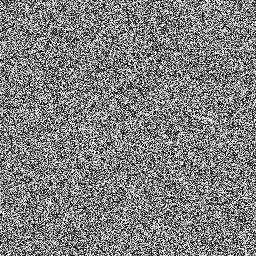
#> input picture v1 - Original Idea/Analysis of v1/Avalanche Test/Images/base_random_noise_seed42.png, 256 x 256 px; its folder holds only this picture in this run
$ python test.py --image-dir Images
#> lines starting #> are read from the running program, lines starting #| are printed output that depends on the picture
from __future__ import annotations

import argparse
import csv
import json
from itertools import combinations
from pathlib import Path

import numpy as np
from PIL import Image


class DrawChaoticRNG:
    _MASK64 = (1 << 64) - 1
    _INIT_STATE = (
        0x243F6A8885A308D3,
        0x13198A2E03707344,
        0xA4093822299F31D0,
        0x082EFA98EC4E6C89,
    )
    _MIX_CONSTS = (
        0x9E3779B97F4A7C15,
        0xD1B54A32D192ED03,
        0x94D049BB133111EB,
        0xBF58476D1CE4E5B9,
        0xDB4F0B9175AE2165,
        0xA24BAED4963EE407,
    )
    _WEYL = 0x61C8864680B583EB

    def __init__(self, image_path: str | Path, warmup_rounds: int = 256) -> None:
        self.image_path = Path(image_path)
        if not self.image_path.is_file():
            raise FileNotFoundError(f"Image not found: {self.image_path}")
        if warmup_rounds < 0:
            raise ValueError("warmup_rounds must be non-negative")

        img = Image.open(self.image_path).convert("L")
        self.img = np.array(img, dtype=np.uint8)
        self.entropy = self._compute_entropy(self.img)
        self.feature_names, self.feature_streams = self._extract_feature_streams(self.img)
        self.feature_word_count = sum(len(stream) for stream in self.feature_streams)
        self.state = self._initialize_state(self.feature_streams, self.entropy)
        self.weyl = self._mix64(self.feature_word_count + int(round(self.entropy * 1_000_000)))
        self.counter = 0

        for _ in range(warmup_rounds):
            self._step()

    @staticmethod
    def _compute_entropy(img: np.ndarray) -> float:
        hist = np.bincount(img.ravel(), minlength=256).astype(np.float64)
        probs = hist / hist.sum()
        probs = probs[probs > 0]
        return float(-np.sum(probs * np.log2(probs)))

    @classmethod
    def _rotl64(cls, value: int, shift: int) -> int:
        shift &= 63
        value &= cls._MASK64
        return ((value << shift) | (value >> (64 - shift))) & cls._MASK64

    @classmethod
    def _mix64(cls, value: int) -> int:
        value &= cls._MASK64
        value ^= value >> 30
        value = (value * 0xBF58476D1CE4E5B9) & cls._MASK64
        value ^= value >> 27
        value = (value * 0x94D049BB133111EB) & cls._MASK64
        value ^= value >> 31
        return value & cls._MASK64

    @classmethod
    def _bytes_to_words(cls, payload: bytes, domain: int) -> tuple[int, ...]:
        framed = bytearray()
        framed.extend((domain & cls._MASK64).to_bytes(8, "big"))
        framed.extend(len(payload).to_bytes(8, "big"))
        framed.extend(payload)

        pad = cls._mix64(domain ^ len(payload) ^ cls._WEYL)
        while len(framed) % 8 != 0:
            pad = cls._mix64(pad + cls._MIX_CONSTS[len(framed) % len(cls._MIX_CONSTS)])
            framed.append(pad & 0xFF)

        return tuple(
            int.from_bytes(framed[index : index + 8], "big") & cls._MASK64
            for index in range(0, len(framed), 8)
        )

    @classmethod
    def _extract_feature_streams(
        cls, img: np.ndarray
    ) -> tuple[tuple[str, ...], tuple[tuple[int, ...], ...]]:
        flat = img.reshape(-1).astype(np.uint8)
        if flat.size == 0:
            flat = np.array([0], dtype=np.uint8)

        flat16 = flat.astype(np.uint16)
        flat32 = flat.astype(np.int32)

        next_flat = np.roll(flat32, -1)
        next_flat[-1] = flat32[0]
        flat_diff = ((next_flat - flat32) & 0xFF).astype(np.uint8)

        next2_flat = np.roll(flat32, -2)
        next2_flat[-2:] = flat32[:2]
        second_diff = ((next2_flat - flat32) & 0xFF).astype(np.uint8)

        paired = flat
        if paired.size % 2 == 1:
            paired = np.concatenate((paired, paired[:1]))
        lhs = paired[0::2].astype(np.uint16)
        rhs = paired[1::2].astype(np.uint16)
        pair_sum = ((lhs + rhs) & 0xFF).astype(np.uint8)
        pair_xor = (lhs ^ rhs).astype(np.uint8)
        pair_mix = ((3 * lhs + 5 * rhs + (lhs ^ rhs)) & 0xFF).astype(np.uint8)

        hdiff = ((np.diff(img.astype(np.int16), axis=1) + 256) & 0xFF).astype(np.uint8)
        vdiff = ((np.diff(img.astype(np.int16), axis=0) + 256) & 0xFF).astype(np.uint8)
        spatial = np.concatenate((hdiff.ravel(), vdiff.ravel()))
        if spatial.size == 0:
            spatial = flat.copy()

        histogram = np.bincount(flat, minlength=256).astype(np.uint32)
        weighted = ((flat16 * np.arange(1, flat.size + 1, dtype=np.uint16)) & 0xFF).astype(np.uint8)

        named_payloads = (
            ("flat_pixels", flat.tobytes()),
            ("adjacent_diff", flat_diff.tobytes()),
            ("second_diff", second_diff.tobytes()),
            ("pair_sum", pair_sum.tobytes()),
            ("pair_xor", pair_xor.tobytes()),
            ("pair_mix", pair_mix.tobytes()),
            ("spatial_diff", spatial.tobytes()),
            ("histogram", histogram.tobytes()),
            ("position_weighted", weighted.tobytes()),
        )

        feature_names = tuple(name for name, _ in named_payloads)
        feature_streams = tuple(
            cls._bytes_to_words(payload, domain=0xA5A5A5A500000000 | index)
            for index, (_, payload) in enumerate(named_payloads, start=1)
        )
        return feature_names, feature_streams

    @classmethod
    def _scramble_state(cls, state: list[int], injection: int, rounds: int = 2) -> None:
        for round_index in range(rounds):
            a, b, c, d = state
            round_key = cls._mix64(
                injection + cls._MIX_CONSTS[round_index % len(cls._MIX_CONSTS)] + round_index
            )
            a = cls._mix64((a + cls._rotl64(b, 7) + round_key) & cls._MASK64)
            b = cls._mix64((b ^ cls._rotl64(c + round_key, 19) ^ a) & cls._MASK64)
            c = cls._mix64((c + cls._rotl64(d, 31) + (a ^ round_key)) & cls._MASK64)
            d = cls._mix64((d ^ cls._rotl64(a + b + round_key, 43) ^ c) & cls._MASK64)
            state[:] = [a, b, c, d]
            injection = (round_key + cls._rotl64(d, 11) + round_index) & cls._MASK64

    @classmethod
    def _initialize_state(
        cls, feature_streams: tuple[tuple[int, ...], ...], entropy: float
    ) -> list[int]:
        state = list(cls._INIT_STATE)
        entropy_word = cls._mix64(int(round(entropy * 1_000_000)))

        for stream_index, stream in enumerate(feature_streams):
            stream_acc = cls._mix64(
                entropy_word ^ cls._MIX_CONSTS[stream_index % len(cls._MIX_CONSTS)] ^ len(stream)
            )
            for word_index, word in enumerate(stream):
                lane = (stream_index + word_index) & 3
                injection = cls._mix64(
                    (
                        word
                        + cls._rotl64(stream_acc, (word_index * 7 + stream_index * 13) & 63)
                        + ((word_index + 1) * cls._MIX_CONSTS[(stream_index + 1) % len(cls._MIX_CONSTS)])
                    )
                    & cls._MASK64
                )
                state[lane] = (
                    state[lane]
                    + injection
                    + cls._rotl64(state[(lane - 1) & 3], 21)
                    + cls._MIX_CONSTS[lane]
                ) & cls._MASK64
                state[(lane + 1) & 3] ^= cls._rotl64(injection + state[lane], 17)
                state[(lane + 2) & 3] = (
                    state[(lane + 2) & 3]
                    + (injection ^ cls._rotl64(state[(lane + 1) & 3], 9))
                ) & cls._MASK64
                state[(lane + 3) & 3] = cls._mix64(
                    state[(lane + 3) & 3] ^ injection ^ word_index ^ (stream_index << 32)
                )
                stream_acc = cls._mix64(stream_acc ^ injection ^ word)

            cls._scramble_state(state, stream_acc ^ stream_index, rounds=3)

        return [
            lane if lane != 0 else cls._MIX_CONSTS[index]
            for index, lane in enumerate(state)
        ]

    def _step(self) -> None:
        inject = (self.weyl + self.counter * self._MIX_CONSTS[0]) & self._MASK64

        for stream_index, stream in enumerate(self.feature_streams):
            lane = stream_index & 3
            shift = (stream_index * 11 + 5) & 63
            idx = (
                self.counter
                + self._rotl64(self.state[lane], shift)
                + self._rotl64(self.state[(lane + 1) & 3], shift + 9)
                + self._MIX_CONSTS[stream_index % len(self._MIX_CONSTS)]
            ) % len(stream)
            word = stream[idx]
            inject = self._mix64(
                (
                    inject
                    + (word * self._MIX_CONSTS[(stream_index + 2) % len(self._MIX_CONSTS)])
                    + self._rotl64(self.state[(lane + 2) & 3] ^ word, shift + 17)
                )
                & self._MASK64
            )

        a, b, c, d = self.state
        t0 = (a + self._rotl64(b, 7) + inject + self._MIX_CONSTS[1]) & self._MASK64
        t1 = (b ^ self._rotl64(c + inject, 17) ^ self._MIX_CONSTS[2]) & self._MASK64
        t2 = (
            c
            + self._rotl64(d, 29)
            + ((inject * self._MIX_CONSTS[3]) & self._MASK64)
            + self._MIX_CONSTS[4]
        ) & self._MASK64
        t3 = (
            d
            ^ self._rotl64(a + inject, 41)
            ^ self._MIX_CONSTS[5]
            ^ self.counter
        ) & self._MASK64

        self.state[0] = self._mix64(t0 ^ ((t2 * self._MIX_CONSTS[0]) & self._MASK64))
        self.state[1] = self._mix64((t1 + self._rotl64(t3, 11) + inject) & self._MASK64)
        self.state[2] = self._mix64(
            (t2 ^ self._rotl64(self.state[0], 23) ^ ((t0 * self._MIX_CONSTS[2]) & self._MASK64))
            & self._MASK64
        )
        self.state[3] = self._mix64(
            (t3 + self._rotl64(self.state[1], 37) + (self.state[0] ^ self.state[2]) + self.weyl)
            & self._MASK64
        )

        self.weyl = (self.weyl + self._WEYL) & self._MASK64
        self.counter += 1

    def _next_word(self) -> int:
        self._step()
        a, b, c, d = self.state
        folded = (
            a
            + self._rotl64(b, 9)
            + self._rotl64(c, 21)
            + self._rotl64(d, 33)
            + self.weyl
            + self.counter * self._MIX_CONSTS[1]
        ) & self._MASK64
        return self._mix64(
            folded ^ ((b * self._MIX_CONSTS[3]) & self._MASK64) ^ self._rotl64(c + d, 27)
        )

    def random_bytes(self, n: int) -> bytes:
        if n < 0:
            raise ValueError("n must be non-negative")
        output = bytearray()
        while len(output) < n:
            output.extend(self._next_word().to_bytes(8, "big"))
        return bytes(output[:n])


def iter_images(folder: Path, recursive: bool = False):
    patterns = ("*.png", "*.jpg", "*.jpeg", "*.bmp", "*.tif", "*.tiff", "*.webp")
    paths = set()
    if recursive:
        for pattern in patterns:
            paths.update(p for p in folder.rglob(pattern) if p.is_file())
    else:
        for pattern in patterns:
            paths.update(p for p in folder.glob(pattern) if p.is_file())
    return sorted(paths)


def run_single_image(image_path: Path, num_bytes: int, warmup: int) -> dict[str, str | int]:
    rng = DrawChaoticRNG(image_path, warmup_rounds=warmup)
    output_bytes = rng.random_bytes(num_bytes)
    return {
        "name": image_path.stem,
        "filename": image_path.name,
        "path": str(image_path.resolve()),
        "entropy": f"{rng.entropy:.12f}",
        "feature_streams": len(rng.feature_streams),
        "feature_words": rng.feature_word_count,
        "num_bytes": num_bytes,
        "hex": output_bytes.hex(),
    }


def write_outputs_csv(rows: list[dict[str, str | int]], output_csv: Path) -> None:
    output_csv.parent.mkdir(parents=True, exist_ok=True)
    fieldnames = [
        "name",
        "filename",
        "path",
        "entropy",
        "feature_streams",
        "feature_words",
        "num_bytes",
        "hex",
    ]
    with output_csv.open("w", newline="", encoding="utf-8") as f:
        writer = csv.DictWriter(f, fieldnames=fieldnames)
        writer.writeheader()
        writer.writerows(rows)


def hex_to_bytes(s: str) -> bytes:
    s = s.strip().lower().replace("0x", "").replace(" ", "")
    if len(s) % 2 != 0:
        raise ValueError(f"Hex string has odd length: {len(s)}")
    return bytes.fromhex(s)


def bit_hamming_distance(a: bytes, b: bytes) -> int:
    if len(a) != len(b):
        raise ValueError(f"Length mismatch: {len(a)} vs {len(b)}")
    return sum((x ^ y).bit_count() for x, y in zip(a, b))


def byte_hamming_distance(a: bytes, b: bytes) -> int:
    if len(a) != len(b):
        raise ValueError(f"Length mismatch: {len(a)} vs {len(b)}")
    return sum(1 for x, y in zip(a, b) if x != y)


def compute_hamming_rows(output_rows: list[dict[str, str | int]]) -> list[dict[str, str | int | float]]:
    pairs = []
    data = [(str(r["name"]), hex_to_bytes(str(r["hex"]))) for r in output_rows]
    if len(data) < 2:
        return pairs

    byte_len = len(data[0][1])
    if any(len(b) != byte_len for _, b in data):
        raise ValueError("All outputs must have the same byte length")

    bit_total = byte_len * 8
    for (name1, b1), (name2, b2) in combinations(data, 2):
        bit_hd = bit_hamming_distance(b1, b2)
        byte_hd = byte_hamming_distance(b1, b2)
        pairs.append({
            "image_a": name1,
            "image_b": name2,
            "bytes_compared": byte_len,
            "bits_compared": bit_total,
            "bit_hamming_distance": bit_hd,
            "bit_hamming_ratio": round(bit_hd / bit_total, 6),
            "byte_hamming_distance": byte_hd,
            "byte_hamming_ratio": round(byte_hd / byte_len, 6),
        })
    return pairs


def write_hamming_csv(rows: list[dict[str, str | int | float]], output_csv: Path) -> None:
    output_csv.parent.mkdir(parents=True, exist_ok=True)
    with output_csv.open("w", newline="", encoding="utf-8") as f:
        writer = csv.DictWriter(
            f,
            fieldnames=[
                "image_a",
                "image_b",
                "bytes_compared",
                "bits_compared",
                "bit_hamming_distance",
                "bit_hamming_ratio",
                "byte_hamming_distance",
                "byte_hamming_ratio",
            ],
        )
        writer.writeheader()
        writer.writerows(rows)


def build_matrix(hamming_rows: list[dict[str, str | int | float]], value_column: str):
    names = sorted({str(row["image_a"]) for row in hamming_rows} | {str(row["image_b"]) for row in hamming_rows})
    matrix = {a: {b: "" for b in names} for a in names}
    for name in names:
        matrix[name][name] = "0"
    for row in hamming_rows:
        a = str(row["image_a"])
        b = str(row["image_b"])
        value = str(row[value_column])
        matrix[a][b] = value
        matrix[b][a] = value
    return names, matrix


def write_matrix_csv(names, matrix, out_path: Path) -> None:
    out_path.parent.mkdir(parents=True, exist_ok=True)
    with out_path.open("w", encoding="utf-8", newline="") as f:
        writer = csv.writer(f)
        writer.writerow(["image"] + names)
        for a in names:
            writer.writerow([a] + [matrix[a][b] for b in names])


def write_matrix_html(names, matrix, out_path: Path, title: str) -> None:
    def bg_color(value: str) -> str:
        if value == "":
            return "#ffffff"
        try:
            x = float(value)
        except ValueError:
            return "#ffffff"
        x = max(0.0, min(1.0, x))
        r = 255
        g = int(255 * (1.0 - x))
        b = int(255 * (1.0 - x))
        return f"rgb({r},{g},{b})"

    html = []
    html.append("<!doctype html>")
    html.append("<html><head><meta charset='utf-8'>")
    html.append(f"<title>{title}</title>")
    html.append("""
<style>
body { font-family: Arial, sans-serif; margin: 24px; }
table { border-collapse: collapse; font-size: 13px; }
th, td { border: 1px solid #ccc; padding: 6px 8px; text-align: center; min-width: 88px; }
th:first-child, td:first-child { text-align: left; position: sticky; left: 0; background: #f7f7f7; }
thead th { position: sticky; top: 0; background: #f0f0f0; }
.wrapper { overflow: auto; max-width: 100%; max-height: 85vh; border: 1px solid #ddd; }
.caption { margin-bottom: 12px; color: #333; }
.meta { margin: 8px 0 16px; color: #555; }
code { background: #f5f5f5; padding: 2px 4px; }
</style>
</head><body>
""")
    html.append(f"<h2>{title}</h2>")
    html.append("<div class='caption'>Darker red means larger value.</div>")
    html.append(f"<div class='meta'>Metric shown in cells: <code>{title}</code></div>")
    html.append("<div class='wrapper'><table>")
    html.append("<thead><tr><th>image</th>" + "".join(f"<th>{n}</th>" for n in names) + "</tr></thead>")
    html.append("<tbody>")
    for a in names:
        row_html = [f"<tr><td>{a}</td>"]
        for b in names:
            v = matrix[a][b]
            color = bg_color(v)
            row_html.append(f"<td style='background:{color}'>{v}</td>")
        row_html.append("</tr>")
        html.append("".join(row_html))
    html.append("</tbody></table></div></body></html>")
    out_path.write_text("".join(html), encoding="utf-8")


def write_summary_json(
    output_rows: list[dict[str, str | int]],
    hamming_rows: list[dict[str, str | int | float]],
    out_path: Path,
    value_column: str,
) -> None:
    summary = {
        "image_count": len(output_rows),
        "pairwise_comparisons": len(hamming_rows),
        "metric_for_matrix": value_column,
        "images": [str(r["name"]) for r in output_rows],
    }
    if hamming_rows:
        values = [float(r[value_column]) for r in hamming_rows]
        summary["min_metric"] = min(values)
        summary["max_metric"] = max(values)
        summary["mean_metric"] = round(sum(values) / len(values), 6)
    out_path.write_text(json.dumps(summary, indent=2), encoding="utf-8")


def main() -> None:
    parser = argparse.ArgumentParser(
        description="All-in-one avalanche pipeline: images folder -> output.csv -> hamming_results.csv -> matrix CSV/HTML."
    )
    parser.add_argument("--image-dir", type=Path, required=True, help="Folder containing test images")
    parser.add_argument("--recursive", action="store_true", help="Recursively scan image-dir")
    parser.add_argument("-n", "--num-bytes", type=int, default=64, help="Number of output bytes per image")
    parser.add_argument("--warmup", type=int, default=256, help="Warmup rounds")
    parser.add_argument(
        "--out-dir",
        type=Path,
        default=Path("avalanche_outputs"),
        help="Folder where all result files will be written",
    )
    parser.add_argument(
        "--matrix-metric",
        default="bit_hamming_ratio",
        choices=[
            "bit_hamming_distance",
            "bit_hamming_ratio",
            "byte_hamming_distance",
            "byte_hamming_ratio",
        ],
        help="Metric to use in the square matrix CSV/HTML",
    )
    args = parser.parse_args()

    if not args.image_dir.is_dir():
        raise FileNotFoundError(f"Folder not found: {args.image_dir}")

    image_paths = iter_images(args.image_dir, recursive=args.recursive)
    if not image_paths:
        raise FileNotFoundError(f"No supported images found in: {args.image_dir}")

    args.out_dir.mkdir(parents=True, exist_ok=True)

    output_rows = [run_single_image(path, args.num_bytes, args.warmup) for path in image_paths]
#> in __init__, img is the input picture: PIL image 256x256 L; min 0, max 255, mean 127.7
#> in _compute_entropy, `hist = np.bincount(img.ravel(), minlength=256).astype(np.float64)`: hist = 256 values, max 297 at index 51, min 207 at index 121, mean 256
#> in _compute_entropy, `probs = hist / hist.sum()`: probs = 256 values, max 0.00453 at index 51, min 0.00316 at index 121, mean 0.00391
#> in __init__, `self.entropy = self._compute_entropy(self.img)`: self.entropy = 8
#> in _extract_feature_streams, `hdiff = ((np.diff(img.astype(np.int16), axis=1) + 256) & 0xFF).astype(..`:
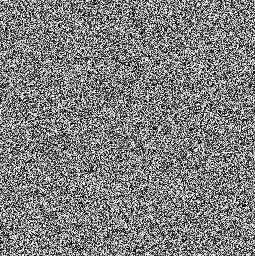
#> hdiff: shape (256, 255); min 0, max 255, mean 126.9
#> in _extract_feature_streams, `vdiff = ((np.diff(img.astype(np.int16), axis=0) + 256) & 0xFF).astype(..`:
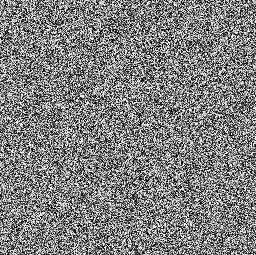
#> vdiff: shape (255, 256); min 0, max 255, mean 127.6
#> in _extract_feature_streams, `histogram = np.bincount(flat, minlength=256).astype(np.uint32)`: histogram has the same summary as hist in _compute_entropy
#> in _extract_feature_streams, `feature_names = tuple(name for name, _ in named_payloads)`: feature_names = ('flat_pixels', 'adjacent_diff', 'second_diff', 'pair_sum', 'pair_xor', 'pair_mix', 'spatial_diff', 'histogram', 'position_weighted')
#> in _extract_feature_streams, `feature_streams = tuple( cls._bytes_to_words(payload, domain=0xA5A5A5A..`: feature_streams = 9 items
#> in __init__, `self.feature_names, self.feature_streams = self._extract_feature_strea..`: self.feature_names has the same summary as feature_names in _extract_feature_streams
#> in __init__, `self.feature_word_count = sum(len(stream) for stream in self.feature_s..`: self.feature_word_count = 61522
#> in _initialize_state, `entropy_word = cls._mix64(int(round(entropy * 1_000_000)))`: entropy_word = 7769517583079712129
#> the loop in _initialize_state, `for stream_index, stream in enumerate(feature_streams):` made 9 passes
    output_csv = args.out_dir / "output.csv"
    write_outputs_csv(output_rows, output_csv)

    hamming_rows = compute_hamming_rows(output_rows)
    hamming_csv = args.out_dir / "hamming_results.csv"
    write_hamming_csv(hamming_rows, hamming_csv)

    names, matrix = build_matrix(hamming_rows, args.matrix_metric)
    matrix_csv = args.out_dir / "hamming_matrix.csv"
    matrix_html = args.out_dir / "hamming_matrix.html"
    write_matrix_csv(names, matrix, matrix_csv)
    write_matrix_html(names, matrix, matrix_html, f"Hamming Matrix: {args.matrix_metric}")

    summary_json = args.out_dir / "summary.json"
    write_summary_json(output_rows, hamming_rows, summary_json, args.matrix_metric)

    print(f"Processed {len(output_rows)} images")
#| Processed 1 images
    print(f"Wrote: {output_csv.resolve()}")
    print(f"Wrote: {hamming_csv.resolve()}")
    print(f"Wrote: {matrix_csv.resolve()}")
    print(f"Wrote: {matrix_html.resolve()}")
    print(f"Wrote: {summary_json.resolve()}")


if __name__ == "__main__":
    main()
